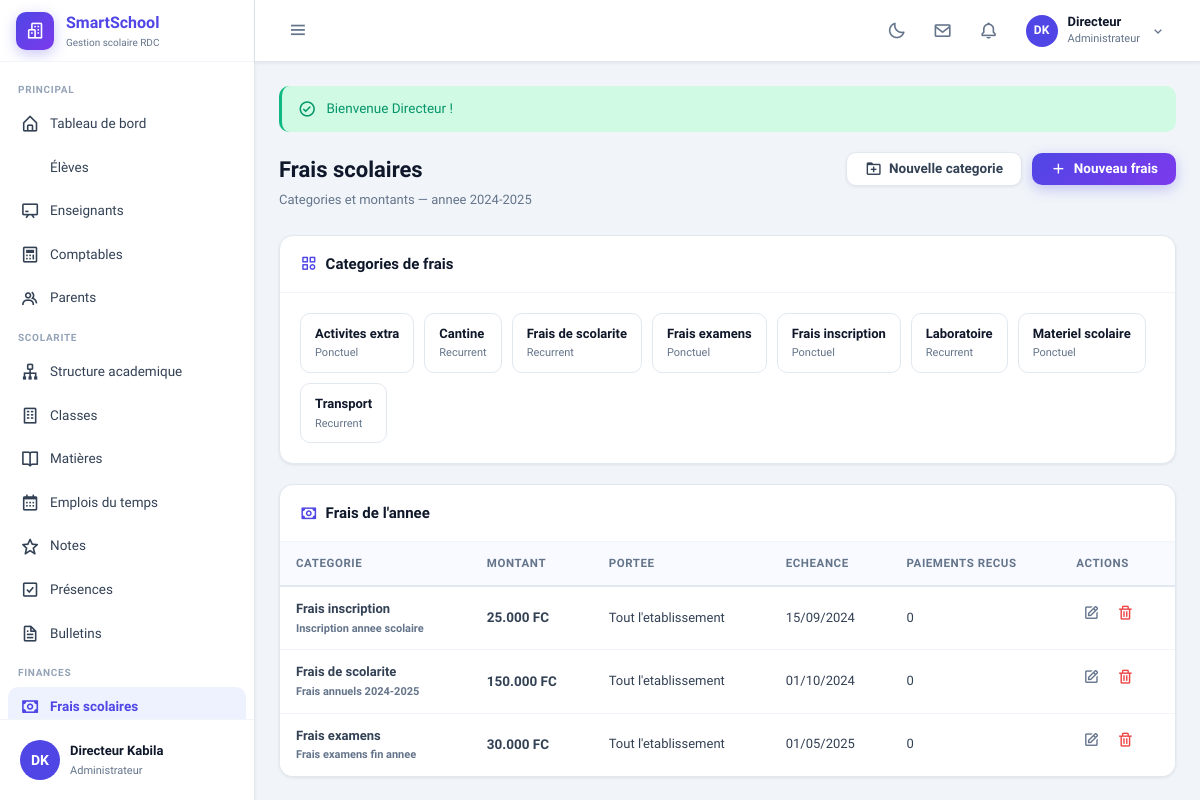
The page /admin/fees.php (signed in) on the database its author committed.
### tables this page shows
CREATE TABLE academic_years (
  id         SMALLINT UNSIGNED NOT NULL AUTO_INCREMENT,
  name       VARCHAR(20)       NOT NULL,
  start_date DATE              NOT NULL,
  end_date   DATE              NOT NULL,
  is_current TINYINT(1)        NOT NULL DEFAULT 0,
  created_at TIMESTAMP         NOT NULL DEFAULT CURRENT_TIMESTAMP,
  PRIMARY KEY (id),
  UNIQUE KEY uq_name (name)
);

CREATE TABLE fee_categories (
  id           SMALLINT UNSIGNED NOT NULL AUTO_INCREMENT,
  name         VARCHAR(100)      NOT NULL,
  description  TEXT              DEFAULT NULL,
  is_recurring TINYINT(1)        NOT NULL DEFAULT 1,
  created_at   TIMESTAMP         NOT NULL DEFAULT CURRENT_TIMESTAMP,
  PRIMARY KEY (id)
);

CREATE TABLE fees (
  id               SMALLINT UNSIGNED NOT NULL AUTO_INCREMENT,
  category_id      SMALLINT UNSIGNED NOT NULL,
  academic_year_id SMALLINT UNSIGNED NOT NULL,
  level_id         TINYINT UNSIGNED  DEFAULT NULL,
  class_id         SMALLINT UNSIGNED DEFAULT NULL,
  amount           DECIMAL(12,2)     NOT NULL,
  due_date         DATE              DEFAULT NULL,
  description      TEXT              DEFAULT NULL,
  PRIMARY KEY (id),
  CONSTRAINT fk_fees_cat   FOREIGN KEY (category_id)      REFERENCES fee_categories(id),
  CONSTRAINT fk_fees_year  FOREIGN KEY (academic_year_id) REFERENCES academic_years(id),
  CONSTRAINT fk_fees_level FOREIGN KEY (level_id)         REFERENCES levels(id) ON DELETE SET NULL,
  CONSTRAINT fk_fees_class FOREIGN KEY (class_id)         REFERENCES classes(id) ON DELETE SET NULL
);

### config/database.php (called while the page is built, shortened)
<?php
function getDB(): PDO
{
    static $pdo = null;
    if ($pdo !== null) return $pdo;
    try {
        $dsn = sprintf(
            'mysql:host=%s;dbname=%s;charset=%s',
            DB_HOST, DB_NAME, DB_CHAR
        );
        $pdo = new PDO($dsn, DB_USER, DB_PASS, [
            PDO::ATTR_ERRMODE            => PDO::ERRMODE_EXCEPTION,
            PDO::ATTR_DEFAULT_FETCH_MODE => PDO::FETCH_ASSOC,
            PDO::ATTR_EMULATE_PREPARES   => false,
            PDO::MYSQL_ATTR_INIT_COMMAND => "SET NAMES utf8mb4 COLLATE utf8mb4_unicode_ci",
        ]);
    } catch (PDOException $e) {
        http_response_code(503);
        die('
        <!DOCTYPE html><html lang="fr"><head>
        <meta charset="UTF-8"><title>Erreur de connexion</title>
        <style>body{font-family:sans-serif;display:flex;align-items:center;justify-content:center;min-height:100vh;background:#f8faff;margin:0;}
        .box{background:#fff;border-radius:12px;padding:40px;max-width:500px;text-align:center;box-shadow:0 4px 24px rgba(0,0,0,0.08);}
        h2{color:#ef4444;margin-bottom:12px;}p{color:#64748b;font-size:14px;}</style>
        </head><body><div class="box">
        <h2>⚠️ Impossible de se connecter a la base de donnees</h2>
        <p>Verifiez que MySQL est demarré dans XAMPP et que la base <strong>smartschool</strong> existe.</p>
        <p style="font-size:12px;margin-top:16px;color:#94a3b8">' . htmlspecialchars($e->getMessage()) . '</p>
        </div></body></html>');
    }
    return $pdo;
}
function dbFetchAll(string $sql, array $params = []): array
{
    $stmt = getDB()->prepare($sql);
    $stmt->execute($params);
    return $stmt->fetchAll();
}
function dbFetchOne(string $sql, array $params = []): ?array
{
    $stmt = getDB()->prepare($sql);
    $stmt->execute($params);
    $row = $stmt->fetch();
    return $row ?: null;
}

### bootstrap.php (called while the page is built, shortened)
<?php
require_once 'C:/xampp/htdocs/SmartSchool/config/database.php';
require_once 'C:/xampp/htdocs/SmartSchool/config/functions.php';
if (getSetting('maintenance_mode', '0') === '1') {
    $scriptPath   = str_replace('\\', '/', $_SERVER['SCRIPT_NAME'] ?? '');
    $isSuperAdmin = isLoggedIn() && (int)($_SESSION['user']['role_id'] ?? 0) === ROLE_SUPER_ADMIN
                    && !empty($_SESSION['superadmin_2fa_ok']);
    $isExempt     = str_contains($scriptPath, '/superadmin/') || str_contains($scriptPath, '/auth/');
    if (!$isSuperAdmin && !$isExempt) {
        http_response_code(503);
        require ROOT_PATH . '/includes/maintenance-view.php';
        exit;
    }
}

### admin/fees.php (the view, shortened to what this page needs)
<?php
require_once 'C:/xampp/htdocs/SmartSchool/bootstrap.php';
$currentYear = dbFetchOne("SELECT * FROM academic_years WHERE is_current=1 LIMIT 1");
$yearId      = $currentYear['id'] ?? 0;
$categories = dbFetchAll("SELECT * FROM fee_categories ORDER BY name");
$fees = dbFetchAll(
    "SELECT f.*, fc.name AS category_name, l.name AS level_name, c.name AS class_name,
            (SELECT COUNT(*) FROM payments p WHERE p.fee_id = f.id AND p.status='paye') AS nb_paid
     FROM fees f
     JOIN fee_categories fc ON f.category_id = fc.id
     LEFT JOIN levels l ON f.level_id = l.id
     LEFT JOIN classes c ON f.class_id = c.id
     WHERE f.academic_year_id = ?
     ORDER BY f.due_date, fc.name",
    [$yearId]
);
require INCLUDES_PATH . '/header.php';
require INCLUDES_PATH . '/sidebar.php';
?>
<div class="main-content">
  <div class="page-wrapper">
    <?= showFlash() ?>
    <div class="page-header">
      <div><h1>Frais scolaires</h1><p>Categories et montants — annee <?= clean($currentYear['name'] ?? '—') ?></p></div>
      <div class="page-header-actions">
        <button class="btn btn-secondary" onclick="openCategoryModal()"><i class="bx bx-folder-plus"></i> Nouvelle categorie</button>
        <button class="btn btn-primary" onclick="openFeeModal()"><i class="bx bx-plus"></i> Nouveau frais</button>
      </div>
    </div>
    <div class="card" style="margin-bottom:20px">
      <div class="card-header"><h3><i class="bx bx-category"></i> Categories de frais</h3></div>
      <div class="card-body" style="display:flex;flex-wrap:wrap;gap:10px">
        <?php foreach ($categories as $cat): ?>
        <div style="border:1px solid var(--border);border-radius:var(--radius);padding:10px 14px;cursor:pointer"
             onclick='openCategoryModal(<?= htmlspecialchars(json_encode($cat), ENT_QUOTES) ?>)'>
          <div class="text-sm font-semibold"><?= clean($cat['name']) ?></div>
          <div class="text-xs text-muted"><?= $cat['is_recurring'] ? 'Recurrent' : 'Ponctuel' ?></div>
        </div>
        <?php endforeach; ?>
      </div>
    </div>
    <div class="card">
      <div class="card-header"><h3><i class="bx bx-money"></i> Frais de l'annee</h3></div>
      <?php if (empty($fees)): ?>
        <div class="empty-state">
          <div class="empty-state-icon"><i class="bx bx-money"></i></div>
          <h3>Aucun frais defini</h3>
          <p>Ajoute un frais pour cette annee scolaire.</p>
        </div>
      <?php else: ?>
      <div class="table-wrap" style="border:none;box-shadow:none;border-radius:0">
        <table class="table">
          <thead><tr><th>Categorie</th><th>Montant</th><th>Portee</th><th>Echeance</th><th>Paiements recus</th><th>Actions</th></tr></thead>
          <tbody>
            <?php foreach ($fees as $f): ?>
            <tr data-fee='<?= htmlspecialchars(json_encode($f), ENT_QUOTES) ?>'>
              <td class="text-sm font-semibold"><?= clean($f['category_name']) ?><div class="text-xs text-muted"><?= clean($f['description'] ?: '') ?></div></td>
              <td class="font-semibold"><?= formatMoney($f['amount']) ?></td>
              <td class="text-sm text-muted">
                <?= $f['class_name'] ? clean($f['class_name']) : ($f['level_name'] ? clean($f['level_name']) : 'Tout l\'etablissement') ?>
              </td>
              <td class="text-sm text-muted"><?= $f['due_date'] ? formatDate($f['due_date']) : '—' ?></td>
              <td class="text-sm"><?= (int)$f['nb_paid'] ?></td>
              <td class="td-actions">
                <button type="button" class="btn btn-ghost btn-icon btn-sm" onclick='openFeeModal(<?= htmlspecialchars(json_encode($f), ENT_QUOTES) ?>)'><i class="bx bx-edit"></i></button>
                <form method="POST" style="display:inline" data-confirm="Supprimer ce frais ?">
                  <button type="submit" class="btn btn-ghost btn-icon btn-sm" style="color:var(--danger)"><i class="bx bx-trash"></i></button>
                </form>
              </td>
            </tr>
            <?php endforeach; ?>
          </tbody>
        </table>
      </div>
      <?php endif; ?>
    </div>
  </div>
</div>
<?php require INCLUDES_PATH . '/footer.php'; ?>

### assets/css/variables.css (style rules this page uses)
:root { --primary : #4f46e5; --primary-light: #6366f1; --primary-dark : #3730a3; --primary-bg : #eef2ff; --success : #10b981; --success-bg : #d1fae5; --success-dark : #059669; --warning : #f59e0b; --warning-bg : #fef3c7; --warning-dark : #d97706; --danger : #ef4444; --danger-bg : #fee2e2; --danger-dark : #dc2626; --info : #3b82f6; --info-bg : #dbeafe; --info-dark : #2563eb; --cyan : #06b6d4; --cyan-bg : #cffafe; --cyan-dark : #0891b2; --purple : #8b5cf6; --purple-bg : #f3e8ff; --bg-body : #f1f5f9; --bg-card : #ffffff; --bg-hover : #f8faff; --bg-sidebar : #ffffff; --bg-topbar : #ffffff; --text-primary : #0f172a; --text-secondary: #334155; --text-muted : #64748b; --text-light : #94a3b8; --border : #e2e8f0; --border-light : #f1f5f9; --border-focus : #4f46e5; --radius-sm : 6px; --radius : 10px; --radius-lg : 14px; --radius-xl : 20px; --radius-full: 9999px; --shadow-sm : 0 1px 3px rgba(0,0,0,0.08); --shadow : 0 4px 6px rgba(0,0,0,0.05); --shadow-md : 0 10px 15px rgba(0,0,0,0.07); --shadow-lg : 0 20px 25px rgba(0,0,0,0.08); --shadow-primary: 0 4px 14px rgba(79,70,229,0.30); --sidebar-w : 255px; --sidebar-w-sm: 68px; --topbar-h : 62px; --font : 'Plus Jakarta Sans', system-ui, sans-serif; --font-mono: 'JetBrains Mono', monospace; --transition : 200ms ease; --transition-md: 300ms ease; --transition-lg: 400ms cubic-bezier(0.4,0,0.2,1); --grad-primary: linear-gradient(135deg, #4f46e5 0%, #7c3aed 100%); --grad-success: linear-gradient(135deg, #10b981 0%, #06b6d4 100%); --grad-warning: linear-gradient(135deg, #f59e0b 0%, #ef4444 100%); --grad-danger : linear-gradient(135deg, #ef4444 0%, #ec4899 100%); --grad-cyan : linear-gradient(135deg, #06b6d4 0%, #3b82f6 100%); --grad-purple : linear-gradient(135deg, #8b5cf6 0%, #ec4899 100%); --grad-dark : linear-gradient(135deg, #0f172a 0%, #1e293b 100%); --z-sidebar : 100; --z-topbar : 200; --z-dropdown: 300; --z-modal : 400; --z-toast : 500; }
*, *::before, *::after { box-sizing: border-box; margin: 0; padding: 0; }
html { scroll-behavior: smooth; }
body { font-family: var(--font); font-size : 15px; line-height: 1.6; color : var(--text-primary); background : var(--bg-body); -webkit-font-smoothing: antialiased; transition : background var(--transition-md), color var(--transition-md); }
button { font-family: var(--font); cursor: pointer; border: none; background: none; }

### assets/css/main.css (style rules this page uses)
.main-content { flex : 1; margin-left: var(--sidebar-w); margin-top : var(--topbar-h); padding : 24px; transition : margin-left var(--transition-lg); min-width : 0; }
.page-wrapper { max-width: 1440px; margin: 0 auto; }
.page-header { display: flex; align-items: flex-start; justify-content: space-between; flex-wrap: wrap; gap: 16px; margin-bottom: 24px; }
.page-header h1 { font-size: 22px; font-weight: 800; color: var(--text-primary); }
.page-header p { font-size: 13px; color: var(--text-muted); margin-top: 3px; }
.page-header-actions { display: flex; align-items: center; gap: 10px; flex-wrap: wrap; }
.text-muted { color: var(--text-muted); }
.font-semibold { font-weight: 600; }
.text-sm { font-size: 13px; }
.text-xs { font-size: 11px; }

### rows shown on the page
academic_years: name "2024-2025"
fee_categories: name "Activites extra", is_recurring "Ponctuel"
fee_categories: name "Cantine", is_recurring "Recurrent"
fee_categories: name "Frais de scolarite", is_recurring "Recurrent"
fee_categories: name "Frais examens", is_recurring "Ponctuel"
fee_categories: name "Frais inscription", is_recurring "Ponctuel"
fee_categories: name "Laboratoire", is_recurring "Recurrent"
fee_categories: name "Materiel scolaire", is_recurring "Ponctuel"
fee_categories: name "Transport", is_recurring "Recurrent"
fees: category.name "Frais inscription", description "Inscription annee scolaire", amount "25.000 FC", due_date "15/09/2024", nb_paid "0"
fees: category.name "Frais de scolarite", description "Frais annuels 2024-2025", amount "150.000 FC", due_date "01/10/2024", nb_paid "0"
fees: category.name "Frais examens", description "Frais examens fin annee", amount "30.000 FC", due_date "01/05/2025", nb_paid "0"

### other values the page prints
$schoolName "SmartSchool"
$item['section'] "PRINCIPAL"
$item['label'] "Tableau de bord"
$item['label'] "Élèves"
$item['label'] "Enseignants"
$item['label'] "Comptables"
$item['label'] "Parents"
$item['section'] "SCOLARITE"
$item['label'] "Structure academique"
$item['label'] "Classes"
$item['label'] "Matières"
$item['label'] "Emplois du temps"
$item['label'] "Notes"
$item['label'] "Présences"
$item['label'] "Bulletins"
